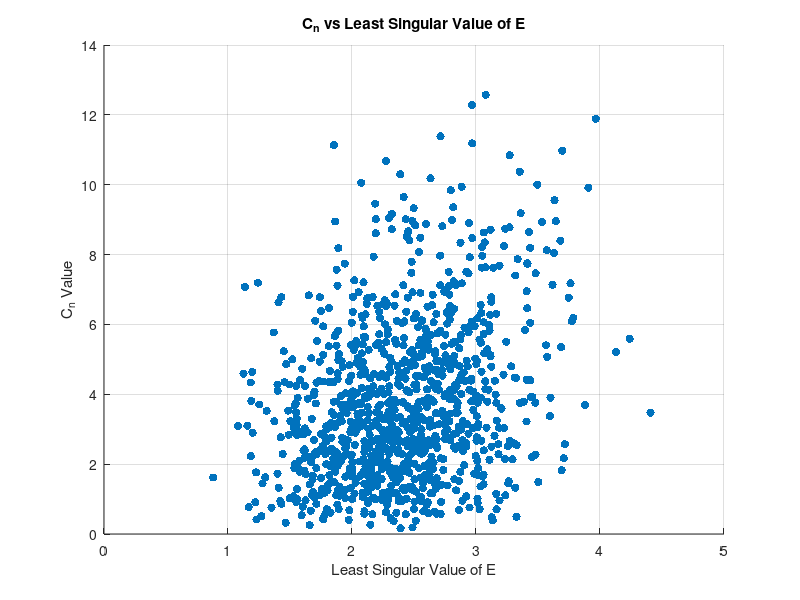
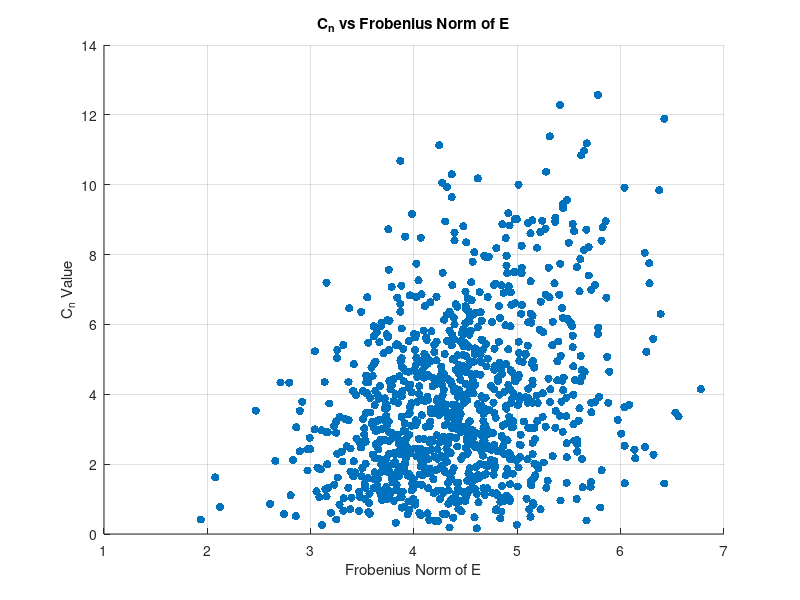

The MATLAB source for these figures, in order:
% Parameters
num_iterations = 1000;
matrix_size = 10; % E is a square matrix
noise_level = 1;

% Initialize arrays for storing metrics
frobenius_norms = zeros(1, num_iterations);
least_singular_values = zeros(1, num_iterations);
C_n_values = zeros(1, num_iterations);

% Perform 100 iterations
for i = 1:num_iterations
    % Generate random matrix E and noise vector N
    E = randn(2,matrix_size);
    N = noise_level * randn(matrix_size, 1);
    
    % Calculate C_n = sqrt(sum(C_n.^2)), where C_n = E * N
    C_n = E * N;
    C_n_values(i) = sqrt(sum(C_n.^2));
    
    % Calculate Frobenius norm and least singular value of E
    frobenius_norms(i) = norm(E, 'fro');
    singular_values = svd(E);
    least_singular_values(i) = singular_values(end);
end

% Plot 1: C_n vs Least Singular Value
figure;
scatter(least_singular_values, C_n_values, 'filled');
xlabel('Least Singular Value of E');
ylabel('C_n Value');
title('C_n vs Least Singular Value of E');
grid on;

% Plot 2: C_n vs Frobenius Norm
figure;
scatter(frobenius_norms, C_n_values, 'filled');
xlabel('Frobenius Norm of E');
ylabel('C_n Value');
title('C_n vs Frobenius Norm of E');
grid on;
